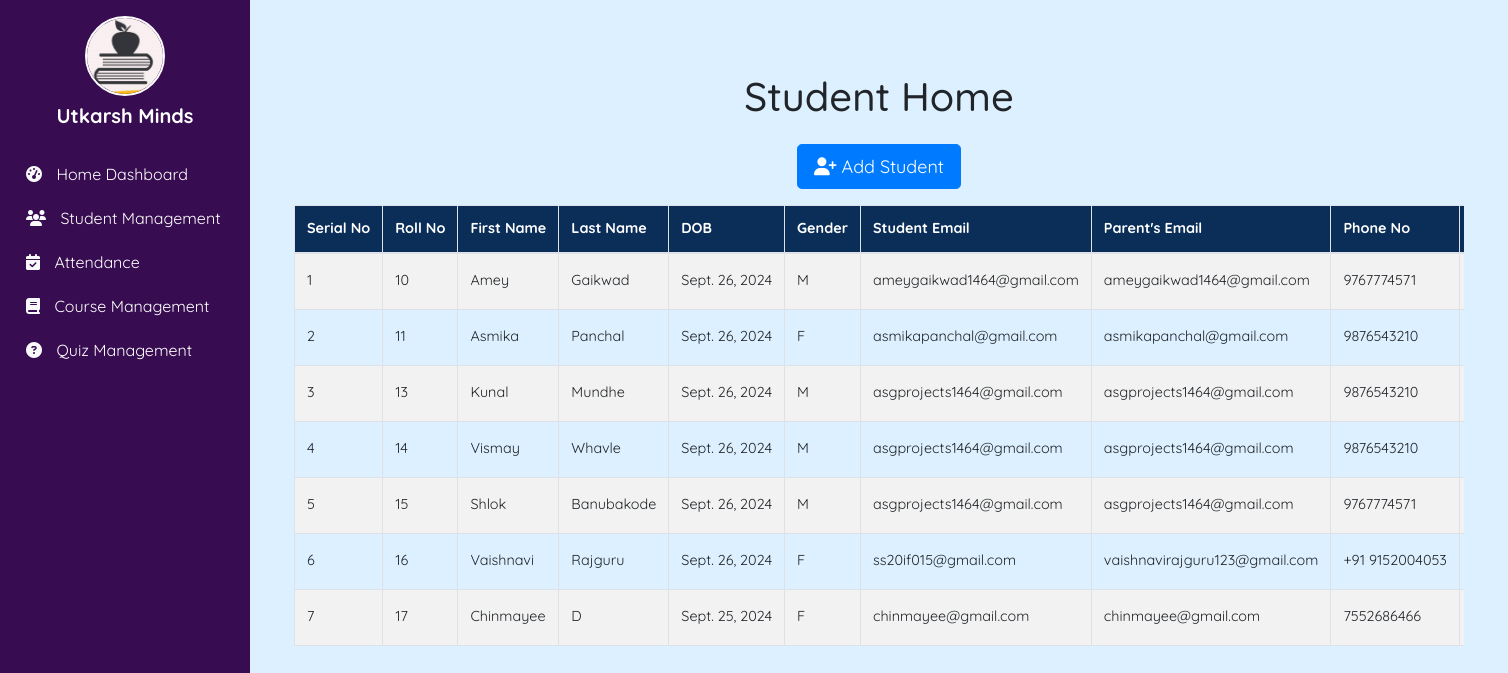
The app's page /studentmgt/ with its own data.
### studentmgt/models.py (models this page shows, shortened)
class Student(models.Model):
    st_id = models.AutoField(primary_key=True)  # Auto-incrementing primary key
    fname = models.CharField(max_length=255)
    lname = models.CharField(max_length=255)
    dob = models.DateField()
    gender = models.CharField(max_length=1)
    st_email = models.EmailField()
    pr_email = models.EmailField()
    phone = models.CharField(max_length=20)
    pr_phone = models.CharField(max_length=20)
    address = models.TextField()
    courses = models.ManyToManyField(Course, related_name='students')
    batch_mon = models.CharField(max_length=255)
    batch_year = models.IntegerField()

### studentmgt/views.py (the view)
# urls.py: path("", views.student_home, name="student_home"),
def student_home(request):
    std = Student.objects.all()
    return render(request, "studentmgt/student_home.html", {'std': std})

### dump/studentmgt/templates/studentmgt/student_home.html (shortened to what this page needs)
{% extends "base.html" %}
{% block body %}
<div class="container my-5">
    <h1 class="text-center mb-4">Student Home</h1>
    <div class="mb-3 text-center">
        <a class="btn btn-primary btn-lg" href="{% url 'student_add' %}">
            <i class="fas fa-user-plus"></i> Add Student
        </a>
    </div>
    <div class="table-responsive">
        <table class="table table-striped table-bordered table-hover">
            <thead>
                <tr>
                    <th class="bg-dark-blue">Serial No</th>
                    <th class="bg-dark-blue">Roll No</th>
                    <th class="bg-dark-blue">First Name</th>
                    <th class="bg-dark-blue">Last Name</th>
                    <th class="bg-dark-blue">DOB</th>
                    <th class="bg-dark-blue">Gender</th>
                    <th class="bg-dark-blue">Student Email</th>
                    <th class="bg-dark-blue">Parent's Email</th>
                    <th class="bg-dark-blue">Phone No</th>
                    <th class="bg-dark-blue">Address</th>
                </tr>
            </thead>
            <tbody>
                {% for s in std %}
                <tr>
                    <td>{{ forloop.counter }}</td>
                    <td>{{ s.st_id }}</td>
                    <td>{{ s.fname }}</td>
                    <td>{{ s.lname }}</td>
                    <td>{{ s.dob }}</td>
                    <td>{{ s.gender }}</td>
                    <td>{{ s.st_email }}</td>
                    <td>{{ s.pr_email }}</td>
                    <td>{{ s.phone }}</td>
                    <td>{{ s.address }}</td>
                </tr>
                {% endfor %}
            </tbody>
        </table>
    </div>
</div>
{% endblock body %}

### static/css/base_style.css (style rules this page uses)
body { margin: 0; padding: 0; font-family: "Quicksand", sans-serif; font-optical-sizing: auto; font-style: normal; }

### dump/studentmgt/templates/studentmgt/student_home.html (style rules this page uses)
.table th, .table td { font-size: 0.9rem; padding: 0.75rem; white-space: nowrap; }
.btn-lg { font-size: 1.125rem; padding: 0.5rem 1rem; }
.container { max-width: 1200px; padding: 0 15px; }
.table-responsive { overflow-x: auto; margin: 0; }
.table { margin-bottom: 1rem; width: 100%; border: 1px solid #dee2e6; border-radius: 0.375rem; }
.table th { text-align: left; vertical-align: middle; background-color: #0b2e59; color: white; }
.table td { vertical-align: middle; }
.table-striped tbody tr:nth-of-type(odd) { background-color: #f2f2f2; }
.table-bordered { border: 1px solid #dee2e6; }
.table-bordered th, .table-bordered td { border: 1px solid #dee2e6; }

### templates/base.html (style rules this page uses)
body { background: rgb(220,240,255); background: linear-gradient(0deg, rgba(220,240,255,1) 0%); }
.d-flex { display: flex; }
.min-vh-100 { min-height: 100vh; }

### records on screen
Student: st_id "10", fname "Amey", lname "Gaikwad", dob "Sept. 26, 2024", gender "M", st_email "ameygaikwad1464@gmail.com", pr_email "ameygaikwad1464@gmail.com", phone "9767774571"
Student: st_id "11", fname "Asmika", lname "Panchal", dob "Sept. 26, 2024", gender "F", st_email "asmikapanchal@gmail.com", pr_email "asmikapanchal@gmail.com", phone "9876543210"
Student: st_id "13", fname "Kunal", lname "Mundhe", dob "Sept. 26, 2024", gender "M", st_email "asgprojects1464@gmail.com", pr_email "asgprojects1464@gmail.com", phone "9876543210"
Student: st_id "14", fname "Vismay", lname "Whavle", dob "Sept. 26, 2024", gender "M", st_email "asgprojects1464@gmail.com", pr_email "asgprojects1464@gmail.com", phone "9876543210"
Student: st_id "15", fname "Shlok", lname "Banubakode", dob "Sept. 26, 2024", gender "M", st_email "asgprojects1464@gmail.com", pr_email "asgprojects1464@gmail.com", phone "9767774571"
Student: st_id "16", fname "Vaishnavi", lname "Rajguru", dob "Sept. 26, 2024", gender "F", st_email "ss20if015@gmail.com", pr_email "vaishnavirajguru123@gmail.com", phone "+91 9152004053"
Student: st_id "17", fname "Chinmayee", lname "D", dob "Sept. 25, 2024", gender "F", st_email "chinmayee@gmail.com", pr_email "chinmayee@gmail.com", phone "7552686466"
